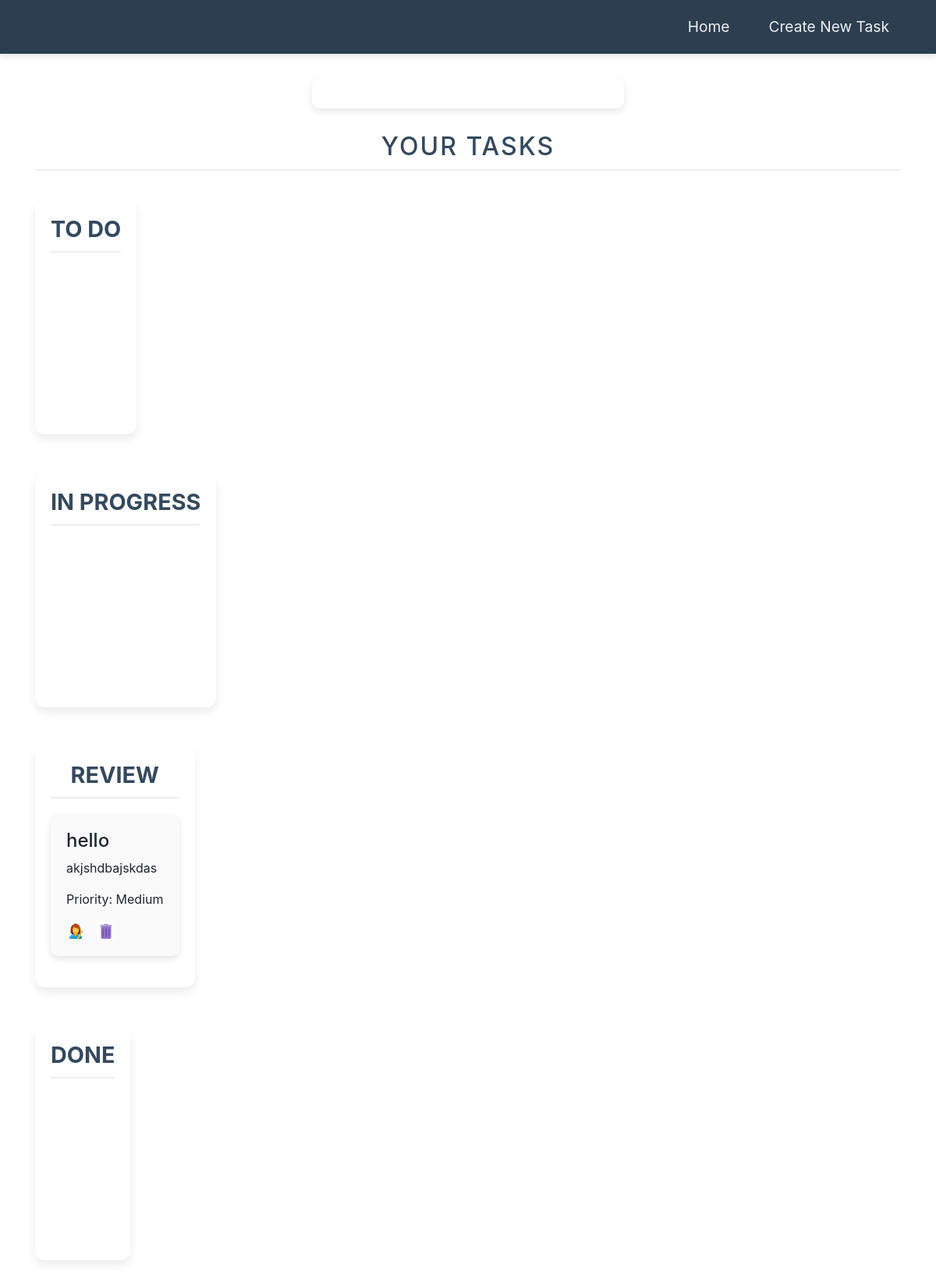
The app's page /, older data.
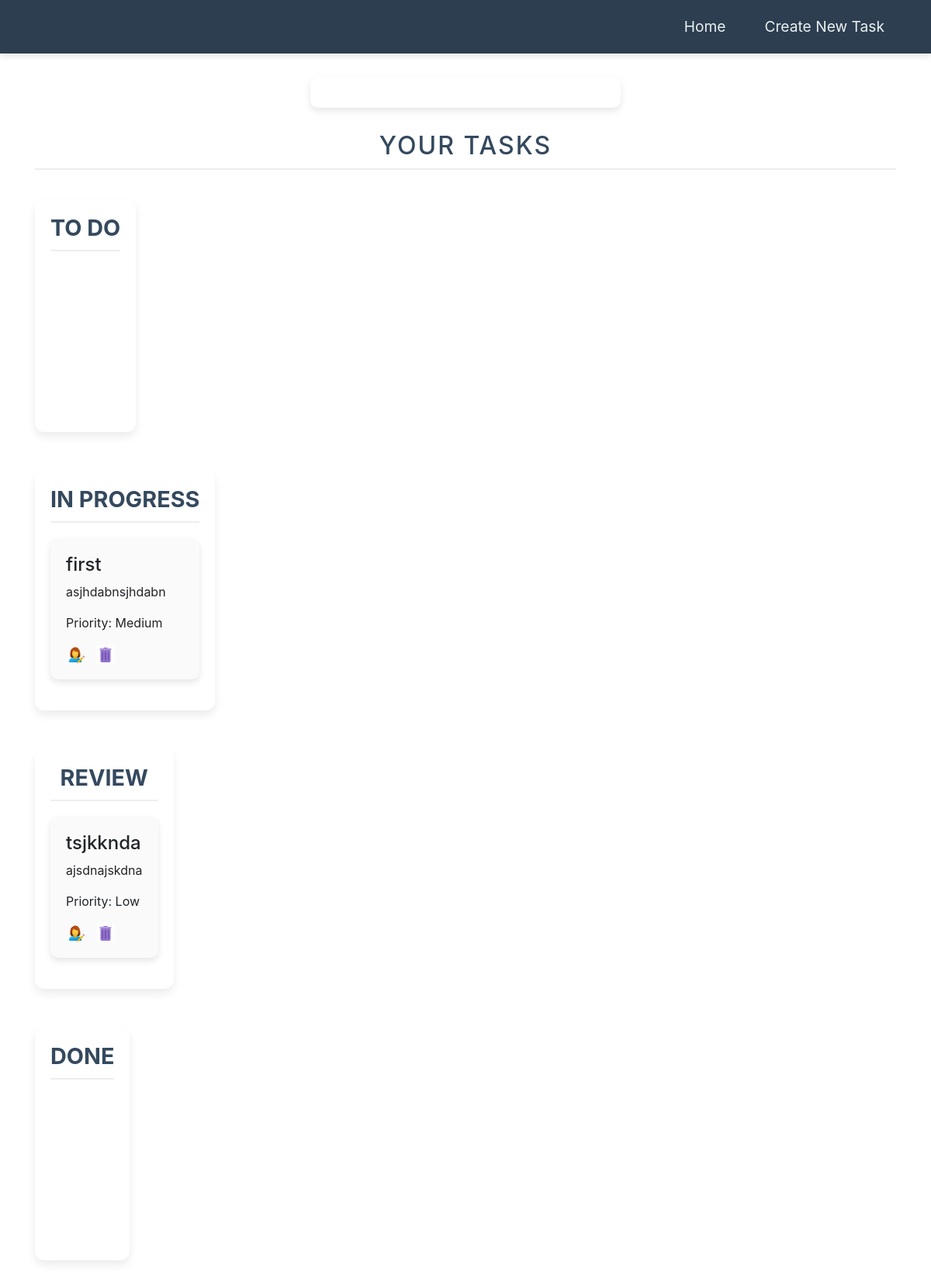
The same page, newer data.
### task/models.py (models this page shows, shortened)
class Task(models.Model):
    DoesNotExist = None
    objects = None
    PRIORITY_CHOICES = [
        ('Low', 'Low'),
        ('Medium', 'Medium'),
        ('High', 'High'),
    ]
    STATUS_CHOICES = [
        ('To Do', 'To Do'),
        ('In Progress', 'In Progress'),
        ('Review', 'Review'),
        ('Done', 'Done'),
    ]
    title = models.CharField(max_length=200)
    description = models.TextField(blank=True)
    status = models.CharField(max_length=50, choices=STATUS_CHOICES, default='to do')
    priority = models.CharField(max_length=10, choices=PRIORITY_CHOICES, default='Low')
    deadline = models.DateTimeField(null=True, blank=True)
    created_at = models.DateTimeField(auto_now_add=True)
    updated_at = models.DateTimeField(auto_now=True)

### task/views.py (the view)
# urls.py: path('', TaskListView.as_view(), name='task_list'),
class TaskListView(ListView):
    model = Task
    template_name = 'task/task_list.html'
    def get_context_data(self, **kwargs):
        context = super().get_context_data(**kwargs)
        context['tasks_to_do'] = Task.objects.filter(status='To Do')
        context['tasks_in_progress'] = Task.objects.filter(status='In Progress')
        context['tasks_review'] = Task.objects.filter(status='Review')
        context['tasks_done'] = Task.objects.filter(status='Done')
        return context

### templates/task/task_list.html (shortened to what this page needs)
{% extends 'base.html' %}
{% load static %}
{% block content %}
<h2>Your Tasks</h2>
<div class="task-board">
    <div class="column" data-status="To Do">
        <h3>To Do</h3>
    </div>
    <div class="column" data-status="In Progress">
        <h3>In Progress</h3>
        <div class="task-list" data-list="in-progress">
            {% for task in tasks_in_progress %}
            <div class="task-card" data-task-id="{{ task.pk }}" draggable="true">
                <h4>{{ task.title }}</h4>
                <p>{{ task.description }}</p>
                <p>Priority: {{ task.priority }}</p>
                <a href="{% url 'task_update' task.pk %}" class="btn-edit">
                    <img src="{% static 'images/edit.png' %}" alt="Edit" class="action-icon">
                </a>
                <a href="#" class="btn-delete" data-task-id="{{ task.pk }}" data-task-title="{{ task.title }}">
                    <img src="{% static 'images/delete.png' %}" alt="Delete" class="action-icon">
                </a>
            </div>
            {% endfor %}
        </div>
    </div>
    <div class="column" data-status="Review">
        <h3>Review</h3>
        <div class="task-list" data-list="review">
            {% for task in tasks_review %}
            <div class="task-card" data-task-id="{{ task.pk }}" draggable="true">
                <h4>{{ task.title }}</h4>
                <p>{{ task.description }}</p>
                <p>Priority: {{ task.priority }}</p>
                <a href="{% url 'task_update' task.pk %}" class="btn-edit">
                    <img src="{% static 'images/edit.png' %}" alt="Edit" class="action-icon">
                </a>
                <a href="#" class="btn-delete" data-task-id="{{ task.pk }}" data-task-title="{{ task.title }}">
                    <img src="{% static 'images/delete.png' %}" alt="Delete" class="action-icon">
                </a>
            </div>
            {% endfor %}
        </div>
    </div>
    <div class="column" data-status="Done">
        <h3>Done</h3>
    </div>
</div>
{% endblock %}

### templates/base.html (shortened to what this page needs)
<!DOCTYPE html>
<html lang="en">
<head>
    {% load static %}
    <link rel="stylesheet" href="{% static 'css/style.css' %}">
    <link rel="stylesheet" href="https://stackpath.bootstrapcdn.com/bootstrap/4.3.1/css/bootstrap.min.css">
</head>
<body>
    <header class="main-header">
        <div class="container">
            <nav class="main-nav">
                <ul>
                    <li><a href="{% url 'task_list' %}">Home</a></li>
                    <li><a href="{% url 'task_create' %}">Create New Task</a></li>
                </ul>
            </nav>
        </div>
    </header>
    <main class="container">
        <form id="csrf-token">{% csrf_token %}</form>
        {% block content %}
        {% endblock %}
    </main>
</body>
</html>

### static/css/style.css (style rules this page uses)
body { font-family: 'Arial', sans-serif; background-color: #f4f6f9; color: #333; margin: 0; padding: 0; }
.main-header { background-color: #2c3e50; padding: 20px 0; margin: 0; box-shadow: 0 4px 8px rgba(0, 0, 0, 0.1); }
.main-header .container { display: flex; justify-content: space-between; align-items: center; }
.main-nav ul { list-style: none; margin: 0; padding: 0; display: flex; gap: 20px; }
.main-nav ul li a { color: #ecf0f1; font-size: 1.2em; text-decoration: none; padding: 10px 15px; transition: background-color 0.2s ease-in-out; border-radius: 5px; }
.task-board { display: flex; align-items: flex-start; justify-content: space-between; gap: 30px; padding: 30px 0; max-width: 1200px; margin: 0 auto; }
.column { flex: 1; background-color: #fff; padding: 20px; border-radius: 12px; box-shadow: 0 6px 12px rgba(0, 0, 0, 0.08); min-height: 300px; }
.task-card { background-color: #fafafa; border-radius: 10px; padding: 20px; box-shadow: 0 4px 8px rgba(0, 0, 0, 0.1); transition: all 0.3s ease; position: relative; margin-bottom: 20px; }
h2 { text-align: center; font-size: 2.2em; font-weight: 700; color: #34495e; margin-bottom: 30px; text-transform: uppercase; letter-spacing: 2px; padding-bottom: 10px; border-bottom: 2px solid #eee; }
.column h3 { font-size: 1.8em; font-weight: 700; color: #34495e; text-align: center; margin-bottom: 20px; border-bottom: 2px solid #eee; padding-bottom: 10px; text-transform: uppercase; }
form { display: flex; flex-direction: column; gap: 15px; max-width: 400px; margin: 30px auto; padding: 20px; background-color: #fff; box-shadow: 0 4px 10px rgba(0, 0, 0, 0.1); border-radius: 10px; }
.container { width: 90%; max-width: 1200px; margin: 0 auto; }
.btn-edit img, .btn-delete img { cursor: pointer; width: 24px; height: 24px; margin-right: 10px; transition: transform 0.2s ease-in-out; }
@media (max-width: 1200px) { .task-board { flex-direction: column; } }
@media (max-width: 1200px) { .column { margin-bottom: 20px; } }

Row changes from the older to the newer data that the page shows:
removed Task: title "hello", description "akjshdbajskdas", priority "Medium", shown under "REVIEW"
added Task: title "first", description "asjhdabnsjhdabn", priority "Medium", shown under "IN PROGRESS"
added Task: title "tsjkknda", description "ajsdnajskdna", priority "Low", shown under "REVIEW"
